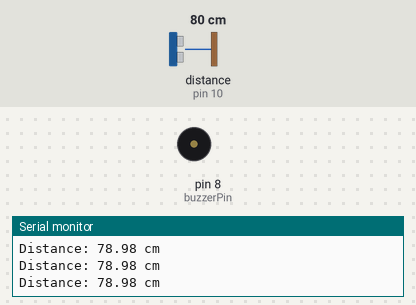
The sketch below on a simulated Arduino Uno, built with avr-gcc and run on an emulated ATmega328P. Parts: buzzer (waves = sounding, pin HIGH), the last lines printed to the serial monitor. Wiring (inferred from the names in the program): ultrasonic range finder: trigger pin 9; echo pin 10. The inputs (shaded band) are chosen by the test bench; at power-on: distance to the obstacle (sensor on pin 10) 80 cm. The echo pulse lasts 58.3 µs per cm; pins used as bus, display or sensor lines are not drawn.

Above: at 1.2 s.
1.3 s: distance to the obstacle (sensor on pin 10) set to 22 cm
2.8 s: distance to the obstacle (sensor on pin 10) set to 18 cm
At 3.7 s:
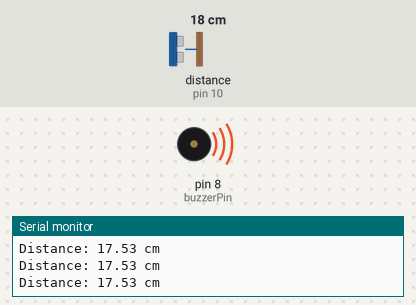
4.3 s: distance to the obstacle (sensor on pin 10) set to 35 cm
At 5.3 s:
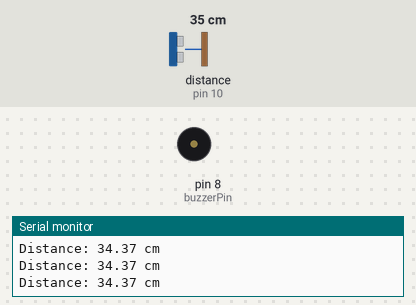
5.8 s: distance to the obstacle (sensor on pin 10) set to 2 cm
At 6.9 s:
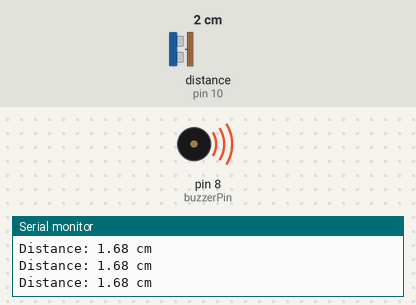
Timing chart, 0 to 8.3 s (numbered marks = the images above; inputs shaded):
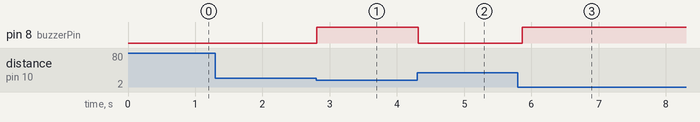

The sketch:

alarm_sys_with_ultra_sonic_sensor.ino
```cpp
const int trigPin = 9;
const int echoPin = 10;
const int buzzerPin = 8;

// Distance threshold for the security alarm (in centimeters)
const int alarmDistance = 20;

void setup() {
  pinMode(trigPin, OUTPUT);
  pinMode(echoPin, INPUT);
  pinMode(buzzerPin, OUTPUT);
  Serial.begin(9600);
}

void loop() {
  // Clear the trigPin by setting it LOW
  digitalWrite(trigPin, LOW);
  delayMicroseconds(2);

  // Trigger the sensor by setting HIGH for 10 microseconds
  digitalWrite(trigPin, HIGH);
  delayMicroseconds(10);
  digitalWrite(trigPin, LOW);

  // Read the echoPin, returns the sound wave travel time in microseconds
  long duration = pulseIn(echoPin, HIGH);

  // Calculate distance in cm (Speed of sound is ~0.034 cm/microsecond, divided by 2 for round trip)
  float distance = duration * 0.034 / 2.0;

  // Print results to Serial Monitor
  Serial.print("Distance: ");
  Serial.print(distance);
  Serial.println(" cm");

  // Check if object is within the security alarm limit
  if (distance > 0 && distance < alarmDistance) {
    // Intrusion detected! Sound the buzzer
    digitalWrite(buzzerPin, HIGH);
    delay(100);
    digitalWrite(buzzerPin, HIGH);
    delay(100); // Fast beeping when close
  } else {
    // Safe state: turn buzzer off
    digitalWrite(buzzerPin, LOW);
  }

  delay(100); // Delay between measurements
}
```

Measured:
- the behaviour switches between 21 and 20 cm on distance to the obstacle (sensor on pin 10) (found by bisection; images 0 and 1)
- after the input at 2.8 s, pin 8 (buzzerPin): LOW → HIGH at once
- after the input at 4.3 s, pin 8 (buzzerPin): HIGH → LOW at once
- after the input at 5.8 s, pin 8 (buzzerPin): LOW → HIGH after 0.06 s
